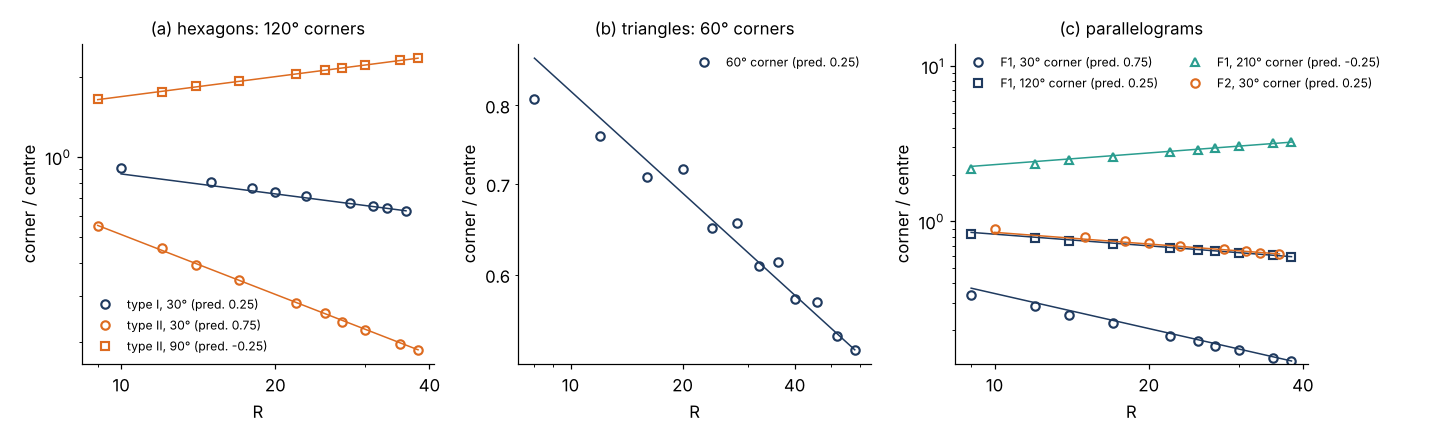

Reproduce this figure in Python.
import json, numpy as np, matplotlib; matplotlib.use('Agg'); import matplotlib.pyplot as plt
from matplotlib.ticker import NullFormatter, FixedLocator, FixedFormatter
plt.rcParams.update({'font.size':11,'axes.spines.top':False,'axes.spines.right':False})
C1,C2,C3='#1f3a5f','#dd6b20','#2a9d8f'; D_='../data/'
hs=json.load(open(D_+'paper2_honey_scaling.json')); tr=np.array(json.load(open(D_+'paper2_honey_triangle.json'))); pa=json.load(open(D_+'paper2_honey_para.json'))
fig,ax=plt.subplots(1,3,figsize=(13,4.0))
def panel(a,R,y,lab,g,col,mk):
    a.loglog(R,y,mk,color=col,ms=5.5,label=lab+r' (pred. %.2f)'%g,mfc='none',mew=1.4)
    RR=np.array([R.min(),R.max()]); a.loglog(RR,y[-1]*(RR/R[-1])**(-g),'-',color=col,lw=1)
for typ,col in [('I',C1),('II',C2)]:
    a=np.array(hs[typ]); gp={'I':(0.25,0.25),'II':(0.75,-0.25)}[typ]
    panel(ax[0],a[:,0],a[:,1],'type %s, 30°'%typ,gp[0],col,'o')
    if typ=='II': panel(ax[0],a[:,0],a[:,2],'type %s, 90°'%typ,gp[1],col,'s')
panel(ax[1],tr[:,0],tr[:,2],'60° corner',0.25,C1,'o')
for fam,gs,col in [('F1',(0.75,0.25,-0.25,0.25),C1),('F2',(0.25,0.25,0.25,0.25),C2)]:
    a=np.array(pa[fam]['data'])
    for j,(c,mk) in enumerate([(30,'o'),(120,'s'),(210,'^'),(300,'D')]):
        if fam=='F2' and j>0: continue
        if fam=='F1' and j==3: continue
        panel(ax[2],a[:,0],a[:,j+1],'%s, %d° corner'%(fam,c),gs[j],col if j<2 else C3,mk)
titles=['(a) hexagons: 120° corners','(b) triangles: 60° corners','(c) parallelograms']
for a,t in zip(ax,titles):
    a.set_xlabel('R'); a.set_ylabel('corner / centre'); a.set_title(t,fontsize=11)
    a.xaxis.set_minor_formatter(NullFormatter()); a.xaxis.set_major_locator(FixedLocator([10,20,40])); a.xaxis.set_major_formatter(FixedFormatter(['10','20','40']))
    a.yaxis.set_minor_formatter(NullFormatter())
ax[0].legend(frameon=False,fontsize=8,loc='lower left'); ax[1].legend(frameon=False,fontsize=8,loc='upper right')
ax[2].set_ylim(0.12,14); ax[2].legend(frameon=False,fontsize=8,loc='upper left',ncol=2)
from matplotlib.ticker import LogFormatterSciNotation
ax[1].yaxis.set_minor_formatter(matplotlib.ticker.FormatStrFormatter('%.1f'))
plt.tight_layout(); plt.savefig('manuscript/figs/fig09_exponents.pdf'); plt.savefig('fig_exponents.png',dpi=110)
